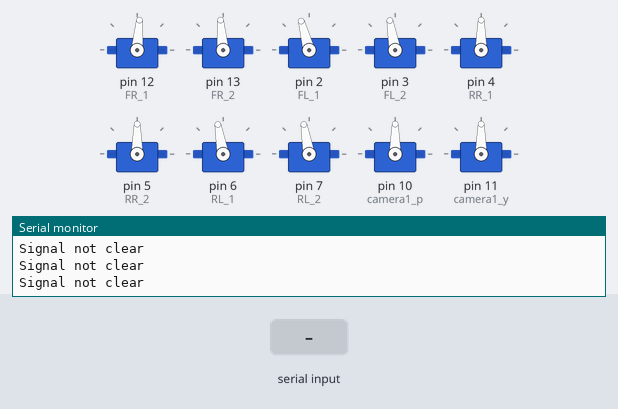
Simulated run of this sketch. Board: Arduino Uno, built with avr-gcc and run on an emulated ATmega328P. On the bench: 10 × servo, the last lines printed to the serial monitor. The test bench sets the inputs (shaded band).

Above: at 1.2 s.
1.3 s: "f" received over Serial
At 2.3 s:
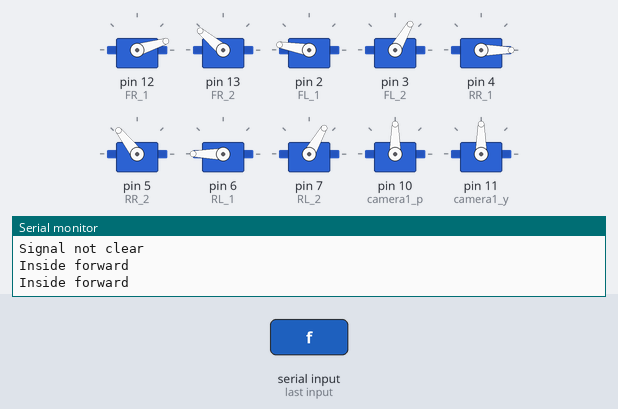
4.3 s: "b" received over Serial
At 5.7 s:
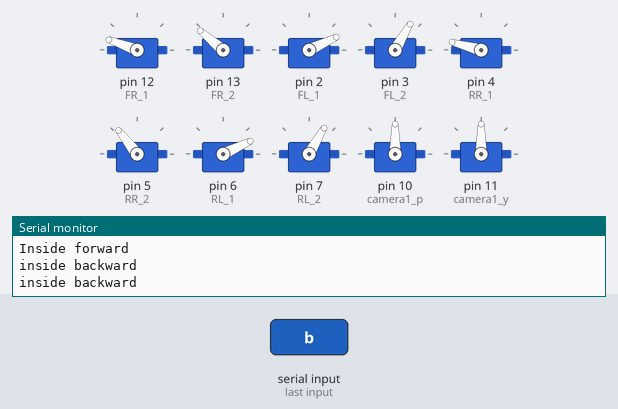
7.3 s: "r" received over Serial
At 9.2 s:
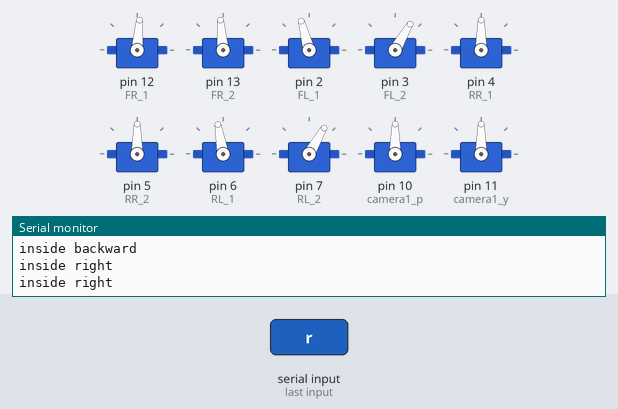
10.3 s: "l" received over Serial
At 12.6 s:
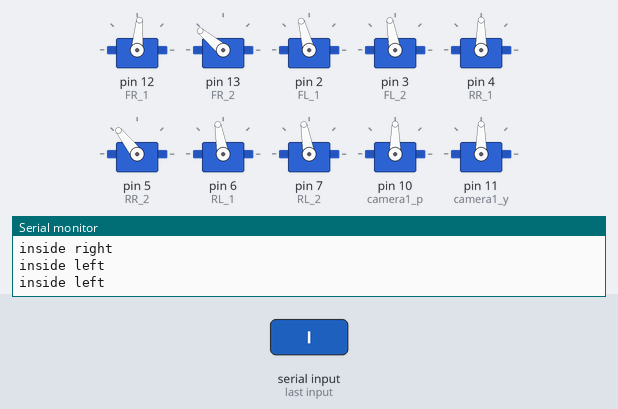
13.3 s: "f" received over Serial
At 14.27 s:
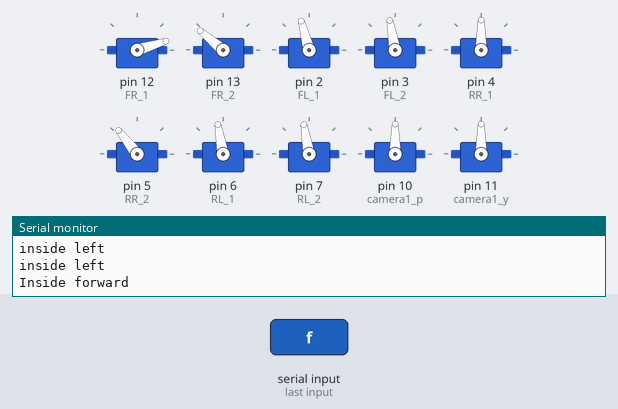
16.3 s: "r" received over Serial
At 16.41 s:
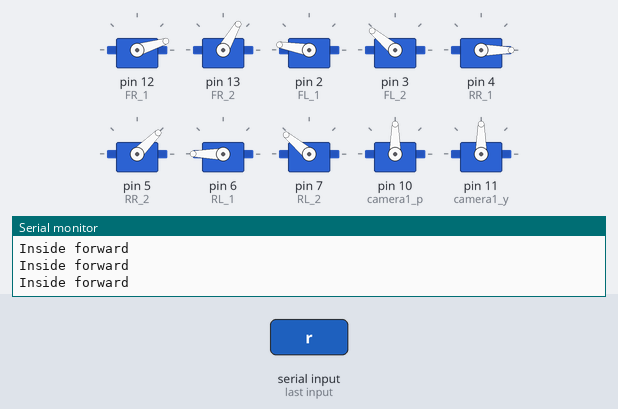
Timing chart, 0 to 20.3 s (numbered marks = the images above; inputs shaded):
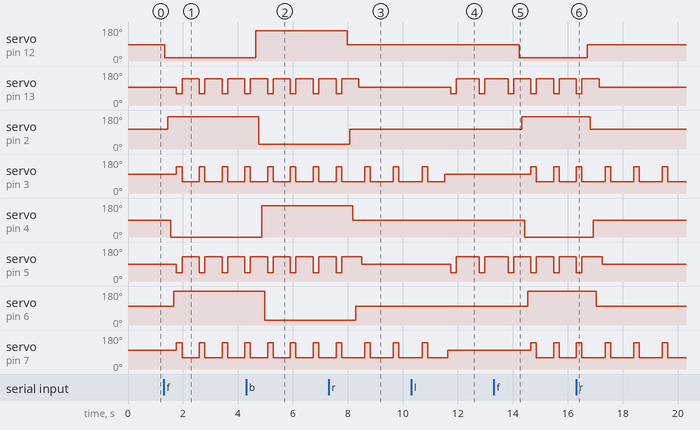

The sketch:

turtlearduino.ino
```cpp
#include <Servo.h>

Servo FR_1;
Servo FR_2;

Servo FL_1;
Servo FL_2;

Servo RR_1;
Servo RR_2;

Servo RL_1;
Servo RL_2;

Servo camera1_p;
Servo camera1_y;

Servo camera2_p;
Servo camera2_y;

int freq_delay = 0;
int angle = 0;
int anglep;
int anglem;
char x;
int a, base;

void setup() {
  // put your setup code here, to run once:
  Serial.begin(9600);
  FR_1.attach(12);
  FR_2.attach(13);

  FL_1.attach(2);
  FL_2.attach(3);

  RR_1.attach(4);
  RR_2.attach(5);

  RL_1.attach(6);
  RL_2.attach(7);

  camera1_p.attach(8);
  camera1_y.attach(9);

  camera1_p.attach(10);
  camera1_y.attach(11);

  FR_1.write(85);
  FR_2.write(95);
  FL_1.write(105);
  FL_2.write(100);

  RR_1.write(90);
  RR_2.write(90);
  RL_1.write(100);
  RL_2.write(100);
}

void forward(int angle, int freq_delay)
{
   //assuming initial position of servo is 90
    FR_1.write(17);
    delay(int((angle*1000)/428)+freq_delay);  //calculating time required for servo motor to reach required angle and adding delay
                 //the given servo does 0.14 sec / 60 degrees <=> 428 degrees/sec
    FL_1.write(170);   //same as above
    delay(int((angle*1000)/428)+freq_delay);

    RR_1.write(0);
    delay(int((angle*1000)/428)+freq_delay);  //calculating time required for servo motor to reach required angle and adding delay
                 //the given servo does 0.14 sec / 60 degrees <=> 428 degrees/sec
    RL_1.write(180);   //same as above
    delay(int((angle*1000)/428)+freq_delay);

    if (a==0)
    {
    FR_2.write(60);
    FL_2.write(140);
    RR_2.write(45);
    RL_2.write(140);
    delay(200);

    FR_2.write(140);
    FL_2.write(60);
    RR_2.write(128);
    RL_2.write(60);
    delay(200);

    }
}

void backward(int angle, int freq_delay)
{
   //assuming initial position of servo is 90

    FR_1.write(160);
    delay(int((angle*1000)/428)+freq_delay);  //calculating time required for servo motor to reach required angle and adding delay
                 //the given servo does 0.14 sec / 60 degrees <=> 428 degrees/sec
    FL_1.write(25);   //same as above
    delay(int((angle*1000)/428)+freq_delay);

    RR_1.write(165);
    delay(int((angle*1000)/428)+freq_delay);  //calculating time required for servo motor to reach required angle and adding delay
                 //the given servo does 0.14 sec / 60 degrees <=> 428 degrees/sec
    RL_1.write(25);   //same as above
    delay(int((angle*1000)/428)+freq_delay);

    if (a==0)
    {

    FR_2.write(60);
    FL_2.write(140);
    RR_2.write(45);
    RL_2.write(140);
    delay(200);

    FR_2.write(140);
    FL_2.write(60);
    RR_2.write(128);
    RL_2.write(60);
    delay(200);


    }
}

void left(int angle, int freq_delay)
{
   //assuming initial position of servo is 90
    FR_1.write(85);
    delay(int((angle*1000)/428)+freq_delay);  //calculating time required for servo motor to reach required angle and adding delay
                 //the given servo does 0.14 sec / 60 degrees <=> 428 degrees/sec
    FL_1.write(105);   //same as above
    delay(int((angle*1000)/428)+freq_delay);

    RR_1.write(90);
    delay(int((angle*1000)/428)+freq_delay);  //calculating time required for servo motor to reach required angle and adding delay
                 //the given servo does 0.14 sec / 60 degrees <=> 428 degrees/sec
    RL_1.write(100);   //same as above
    delay(int((angle*1000)/428)+freq_delay);
   //anglep=base+(angle/2);
   //anglem=base-(angle/2);
    if(a==0)
    {

    FL_2.write(100);   //same as above
    delay(int((angle*1000)/428)+freq_delay);
    RL_2.write(100);   //same as above
    delay(int((angle*1000)/428)+freq_delay);

    FR_2.write(60);
    RR_2.write(45);
    delay(200);

    FR_2.write(140);
    RR_2.write(128);
    delay(200);


    }
}
void right(int angle, int freq_delay)
{
   //assuming initial position of servo is 90
    FR_1.write(85);
    delay(int((angle*1000)/428)+freq_delay);  //calculating time required for servo motor to reach required angle and adding delay
                 //the given servo does 0.14 sec / 60 degrees <=> 428 degrees/sec
    FL_1.write(105);   //same as above
    delay(int((angle*1000)/428)+freq_delay);
   //anglep=base+(angle/2);
   //anglem=base-(angle/2);

    RR_1.write(90);
    delay(int((angle*1000)/428)+freq_delay);  //calculating time required for servo motor to reach required angle and adding delay
                 //the given servo does 0.14 sec / 60 degrees <=> 428 degrees/sec
    RL_1.write(100);   //same as above
    delay(int((angle*1000)/428)+freq_delay);

    if (a==0)
    {
    FR_2.write(95);
    delay(int((angle*1000)/428)+freq_delay);  //100 ms delay for servo to move by 45 degrees
    RR_2.write(90);
    delay(int((angle*1000)/428)+freq_delay);  //100 ms delay for servo to move by 45 degrees
                 //keeping 250 for 90 degrees, 50ms extra


    FL_2.write(140);
    RL_2.write(140);
    delay(200);

    FL_2.write(60);
    RL_2.write(60);
    delay(200);


    }
}


void loop() {
  // put your main code here, to run repeatedly:
  if(Serial.available())
  {
   a=0;
   x=Serial.read();
  }
  freq_delay = 50 ; //get value from controller
  angle = 90;
  base=90;
  // get angle from controller
  if(x=='f')  //include condition for forward button
  {
   Serial.println("Inside forward");
   forward(angle,freq_delay);
  }
  //similarly for other directions
  else if(x=='b')
  {
    Serial.println("inside backward");
    backward(angle,freq_delay);
  }
  else if(x=='r')
  {
    Serial.println("inside right");
    right(angle,freq_delay);
  }
  else if(x=='l')
  {
    Serial.println("inside left");
    left(angle,freq_delay);
  }
  else
  {
    Serial.println("Signal not clear");
    FR_1.write(85);
    FR_2.write(95);
    FL_1.write(105);
    FL_2.write(100);

    RR_1.write(90);
    RR_2.write(90);
    RL_1.write(100);
    RL_2.write(100);
  }
}
```

Measured:
- after the input at 1.3 s, servo on pin 12 (FR_1): 85° → 17° at once; servo on pin 13 (FR_2): alternates 140° for 0.63 s and 60° for 0.20 s, starting after 0.46 s
- after the input at 4.3 s, servo on pin 12 (FR_1): 17° → 160° after 0.35 s; servo on pin 2 (FL_1): 170° → 25° after 0.46 s; servo on pin 4 (RR_1): 0° → 165° after 0.57 s; servo on pin 6 (RL_1): 180° → 25° after 0.67 s
- after the input at 7.3 s, servo on pin 12 (FR_1): 160° → 85° after 0.67 s; servo on pin 2 (FL_1): 25° → 105° after 0.77 s; servo on pin 3 (FL_2), servo on pin 7 (RL_2): alternates 140° for 0.20 s and 60° for 0.84 s, starting after 1.3 s; servo on pin 4 (RR_1): 165° → 90° after 0.88 s; servo on pin 6 (RL_1): 25° → 100° after 0.99 s
- after the input at 10.3 s, servo on pin 13 (FR_2): alternates 140° for 0.84 s and 60° for 0.20 s, starting after 1.4 s; servo on pin 5 (RR_2): alternates 128° for 0.84 s and 45° for 0.20 s, starting after 1.4 s
- after the input at 13.3 s, servo on pin 12 (FR_1): 85° → 17° after 0.92 s; servo on pin 2 (FL_1): 105° → 170° after 1.0 s; servo on pin 3 (FL_2), servo on pin 7 (RL_2): alternates 140° for 0.20 s and 60° for 0.63 s, starting after 1.4 s; servo on pin 4 (RR_1): 90° → 0° after 1.1 s; servo on pin 6 (RL_1): 100° → 180° after 1.2 s
- after the input at 16.3 s, servo on pin 12 (FR_1): 17° → 85° after 0.41 s; servo on pin 2 (FL_1): 170° → 105° after 0.52 s; servo on pin 3 (FL_2), servo on pin 7 (RL_2): alternates 140° for 0.20 s and 60° for 0.84 s, starting after 1.1 s; servo on pin 4 (RR_1): 0° → 90° after 0.63 s; servo on pin 6 (RL_1): 180° → 100° after 0.73 s
